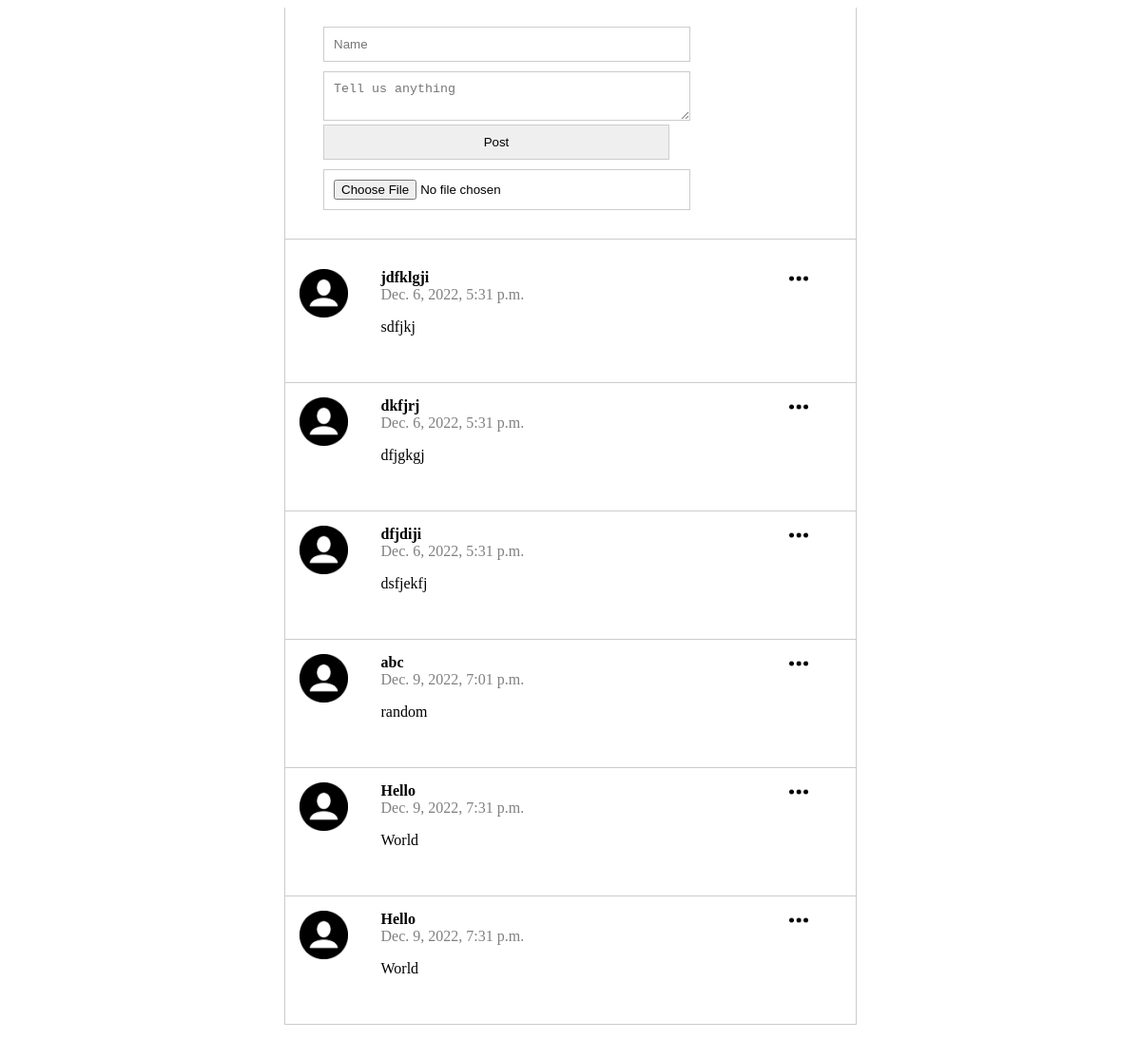
The page / on the database its author committed.
### posts/models.py (models this page shows)
class Post(models.Model):
    class Meta(object):
        db_table='post'
    name = models.CharField(
        'Name', blank=False, null=False, max_length=14, db_index=True, default='Anonymous'
)
    body =models.CharField(
        'Body', blank=True, null=True, max_length=140, db_index=True
)
    created_at = models.DateTimeField(
        'Created DateTime', blank=True, auto_now_add=True
)
    image = CloudinaryField("image", blank=True, db_index=True)

### posts/views.py (the view, shortened to what this page needs)
# urls.py: path('', views.index, name='index'),
def index(request):
    posts = Post.objects.all()[:20]
    return render(request, 'posts.html',{'posts':posts})

### templates/posts.html (shortened to what this page needs)
{% extends "base.html" %} {% block content %} {% load static %}
<section class="content">
    <section class="post_form">
        <form action="/" method="POST" enctype="multipart/form-data">
            <input type="text" name="name" placeholder="Name" required/><br/>
            <textarea name="body" placeholder="Tell us anything" required></textarea><br/>
            <input type="submit" value="Post" />
            <input type="file" name="image" id="uploadfile" />
        </form>
    </section>
    <section class="posts">
    <ul>
        {% for post in posts %}
          <li>
            <img class = 'menu_icon js-option-icon' src="{% static 'img/download.png' %}" />
            <div class="logo">
                <img src="{% static 'img/user.png' %}"/>
            </div>
            <div class="name_body">
              <div class="name">{{post.name}}</div>
              <div class="datetime">{{post.created_at}}</div>
              <p>{{post.body}}</p>
            </div>
         </li>
        {% endfor %}
    </ul>
    </section>
</section>
{% endblock %}

### templates/base.html (shortened to what this page needs)
<!DOCTYPE html>
<html lang="en">
<head>
    {% load static %}
    <link href="{% static 'css/style.css' %}" rel="stylesheet" />
</head>
<body>
    {% block content %} {{content}} {% endblock %}
</body>
</html>

### static/css/style.css (style rules this page uses)
html body { height: 100%; }
.content { max-width: 600px; height: 100%; margin: 0 auto; border-left: 1px solid #ccc; border-right: 1px solid #ccc; }
.post_form { padding: 20px 40px; border-bottom: 1px solid #ccc; }
.post_form input { width: 70%; margin-bottom: 10px; padding: 10px; border: 1px solid #ccc; }
.post_form textarea { width: 70%; padding: 10px; border: 1px solid #ccc; }
.posts ul { padding: 0%; }
.posts li { display: flex; border-bottom: 1px solid #ccc; position: relative; padding: 15px; }
.posts li .logo { flex-basis: 15%; }
.posts li .logo img { width: 60%; }
.posts li .menu_icon { width: 20px; position: absolute; right: 50px; top: 15px; }
.posts li .name_body { flex-basis: 85%; }
.posts li .name_body .name { font-weight: bold; }
.posts li .name_body .datetime { color: gray; }

### rows shown on the page
Post: name "jdfklgji", created_at "Dec. 6, 2022, 5:31 p.m.", body "sdfjkj"
Post: name "dkfjrj", created_at "Dec. 6, 2022, 5:31 p.m.", body "dfjgkgj"
Post: name "dfjdiji", created_at "Dec. 6, 2022, 5:31 p.m.", body "dsfjekfj"
Post: name "abc", created_at "Dec. 9, 2022, 7:01 p.m.", body "random"
Post: name "Hello", created_at "Dec. 9, 2022, 7:31 p.m.", body "World"
Post: name "Hello", created_at "Dec. 9, 2022, 7:31 p.m.", body "World"
